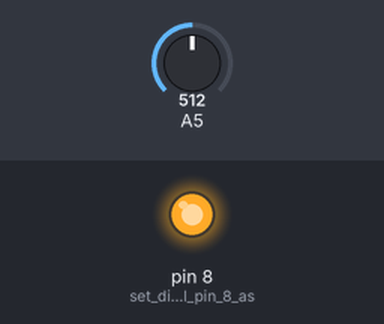
This sketch was run on a simulated Arduino Uno, built with avr-gcc and run on an emulated ATmega328P. Parts: output pins drawn as LEDs (lit = HIGH). Inputs (shaded band) come from the test bench; at power-on: A5 = 512. What the sketch prints to the serial monitor is not drawn.

Above: at 0.3 s.
Timing chart, 0 to 1.8 s (numbered marks = the images above):
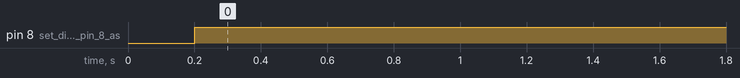

Measured:
- by itself, pin 8 (set_digital_pin_8_as): LOW → HIGH at 0.20 s

The sketch:

arduino_tit.ino
```cpp
void setup()
{
  pinMode(8,OUTPUT);// set digital pin 8 as “output”
  Serial.begin(9600);
}
void loop()
{
int i;// define variable i
while(1)
{
  delay(200);
  i=analogRead(5);// read the voltage value of analog pin 5

  Serial.println(i,1);

  if(i>512)// if larger that 512（2.5V）
  {
    digitalWrite(8,LOW);// turn on LED
  }
  else// otherwise
  {
    digitalWrite(8,HIGH);// turn off LED
  }
 }
}
```
